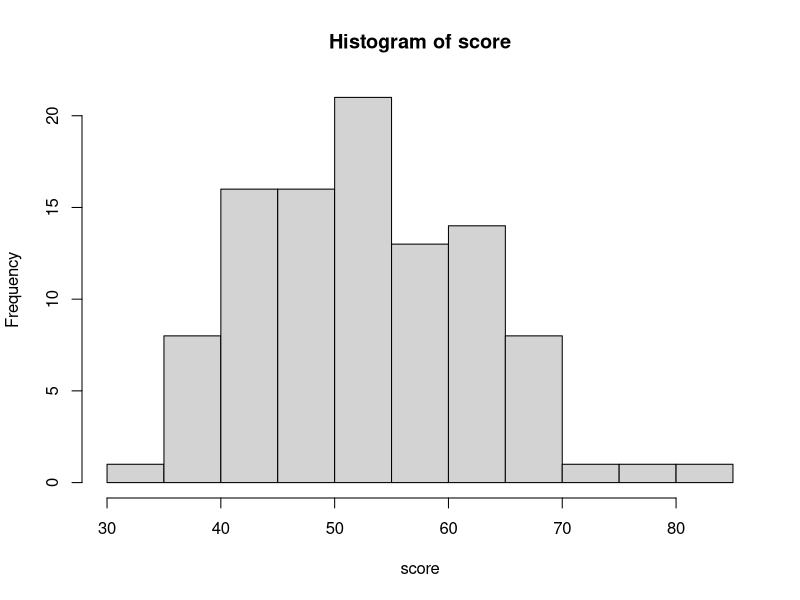
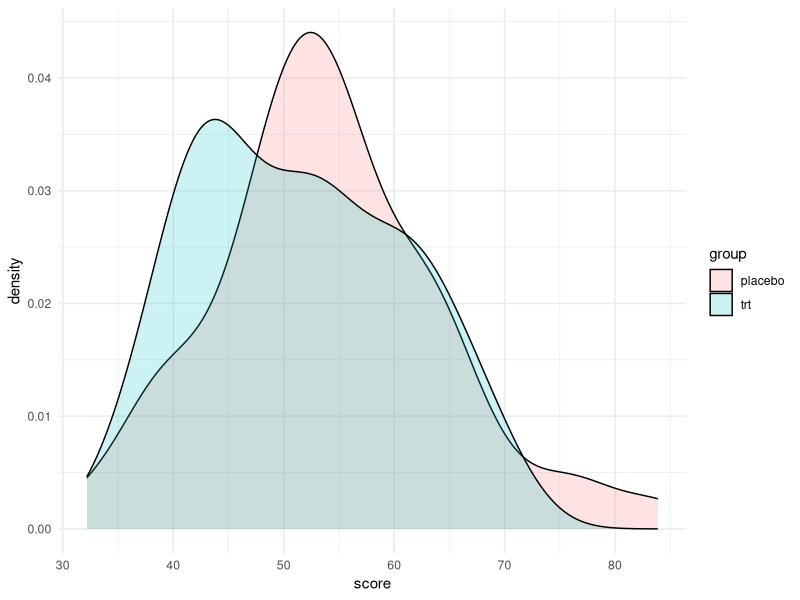
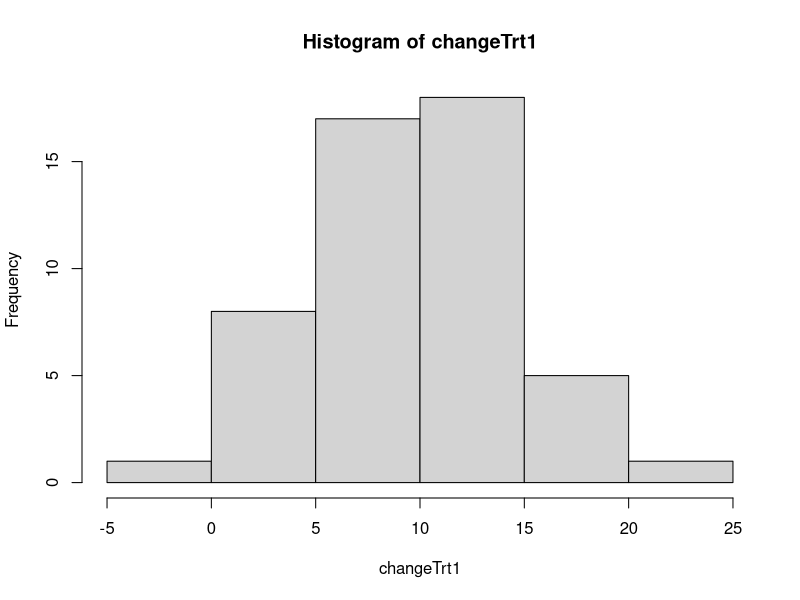
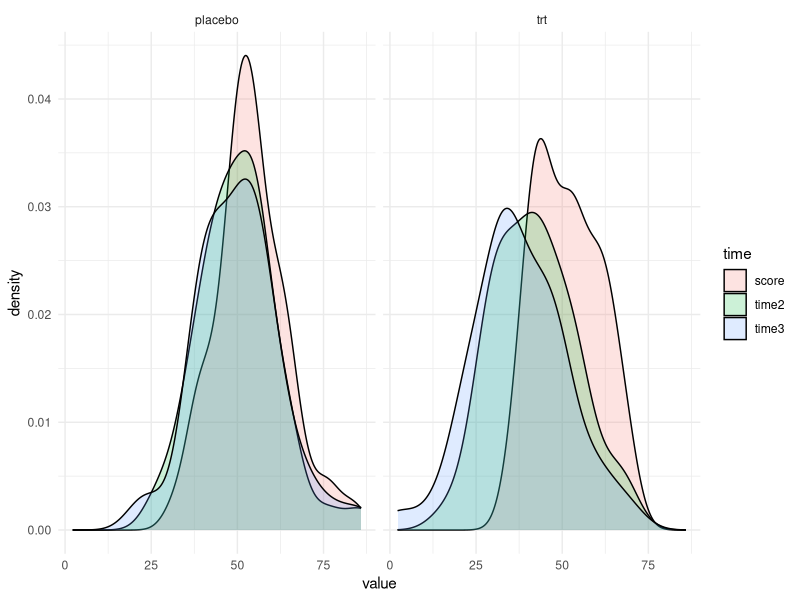

Generate these figures, in order, with R:
## ---- chunk 1
# load libraries
require(ggplot2)
require(tidyr)
require(lme4)
require(lmerTest)
## ---- chunk 2
n = 100 # number of subjects
score <- rnorm(n, 55, 10) # generate data for PCL scores of PTSD patients

hist(score)
## ---- chunk 3
scoreTrt <-  score[1:(n/2)]
scorePlacebo <- score[((n/2)+1):n]
treatment <- data.frame(score = scoreTrt)
placebo <- data.frame(score = scorePlacebo)
treatment$group <- 'trt'
placebo$group <- 'placebo'
# and combine into your new data frame vegLengths
both <- rbind(treatment, placebo)
ggplot(both, aes(x=score, fill = group)) + geom_density(alpha = 0.2) + theme_minimal()
## ---- chunk 4
# in treatment group we remove an average of 10 points
changeTrt1 <- rnorm((n/2),10,5)
changeTrt2 <- rnorm((n/2),5,5)
hist(changeTrt1)
treatment$time2 <- treatment$score - changeTrt1 
treatment$time3 <- treatment$time2 - changeTrt2 

# now for the plcebo group
changePlacebo1 <- rnorm((n/2),2,5)
changePlacebo2 <- rnorm((n/2),1,5)
placebo$time2 <- placebo$score - changePlacebo1 
placebo$time3 <- placebo$time2 - changePlacebo2 

both <- rbind(treatment, placebo)
both$subject <- as.factor(1:n)
both_long <- pivot_longer(both, cols = c('score','time2','time3'), names_to = 'time')
ggplot(both_long, aes(x=value, fill=time)) + facet_grid(~group) + geom_density(alpha=0.2) + theme_minimal()
## ---- chunk 5
model1 <- lmer(value ~ time * group + (1|subject), data= both_long)
summary(model1)
anova(model1)
## ---- chunk 6
model2 <- lmer(value ~ time * group + (1|group/subject), data= both_long)
summary(model2)
anova(model2)
## ---- chunk 7
# first build the dataset
both2 <- both
both2$baseline <- both2$score
both2_long <- pivot_longer(both2, cols = c('score','time2','time3'), names_to = 'time')
## ---- chunk 8
model3 <- lmer(value ~ time * group + baseline + (1|subject), data= both2_long)
summary(model3)
#anova(model3)
## ---- chunk 9
both2_long2 <- dplyr::filter(both2_long, time!='score')
model4 <- lmer(value ~ time * group + baseline + (1|group/subject), data= both2_long2)
summary(model4)
anova(model4)
